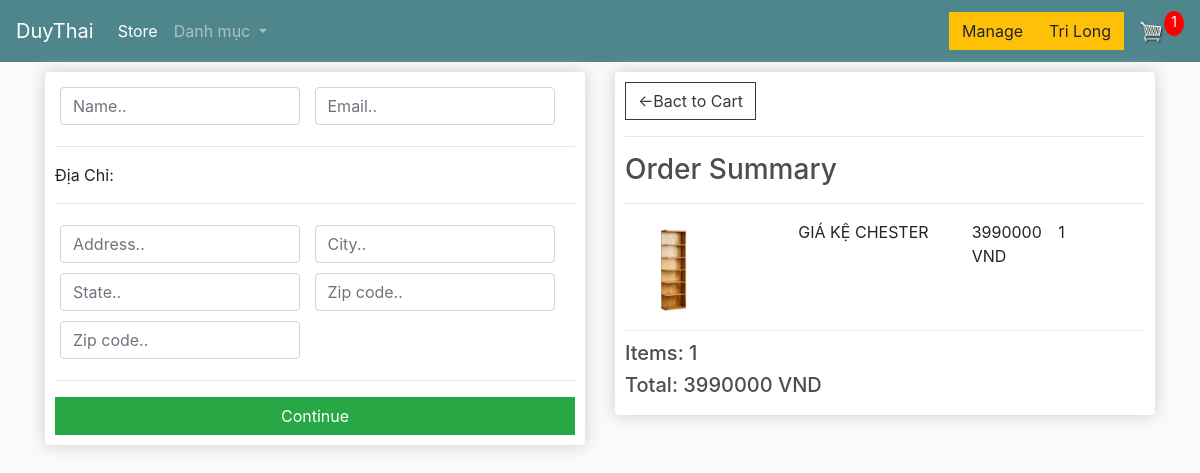
Screenshot of /checkout/ (signed in) with the database file from the repository.
### order/models.py (models this page shows, shortened)
class OrderItem(models.Model):
    product = models.ForeignKey(Product, on_delete=models.SET_NULL,blank=True, null=True)
    order = models.ForeignKey(Order, on_delete=models.SET_NULL,blank=True, null=True)
    quantity = models.IntegerField(default=0, null=True, blank=True)
    date_add = models.DateTimeField(auto_now_add=True)
    @property
    def get_total(self):
        total = self.product.price * self.quantity
        return total

class Order(models.Model):
    customer = models.ForeignKey(Customer, on_delete=models.SET_NULL, blank=True, null=True)
    date_ordered = models.DateTimeField(auto_now_add=True)
    complete = models.BooleanField(default=True, null=True, blank=False)
    transaction_id = models.CharField(max_length=100, null=True)
    @property
    def get_cart_total(self):
        orderitems = self.orderitem_set.all()
        total = sum([item.get_total for item in orderitems])
        return total
    @property
    def get_cart_items(self):
        orderitems = self.orderitem_set.all()
        total = sum([item.quantity for item in orderitems])
        return total
    @property
    def shipping(self):
        shipping = False
        orderitems = self.orderitem_set.all()
        for i in orderitems:
            if i.product.digital == False:
                shipping = True
        return shipping

### store/models.py (models this page shows, shortened)
class Product(models.Model):
    title = models.CharField(default='',max_length=255)
    price  = models.IntegerField(default=0)
    description = models.TextField(default='')
    digital = models.BooleanField(default=False, null=True, blank=False)
    active = models.BooleanField(default=True)
    category = models.ForeignKey(Category, on_delete=models.CASCADE)
    image = models.ImageField(null=True, blank=True)
    @property
    def imageURL(self):
        try:
            url = self.image.url
        except:
            url = ''
        return url

### checkout/views.py (the view)
# urls.py: path('checkout/',include('checkout.urls')),
def checkout(request):
    if request.user.is_authenticated:
        customer = request.user.customer
        order, created = Order.objects.get_or_create(customer=customer, complete=False)
        items = order.orderitem_set.all()
        cartItems = order.get_cart_items
    else:
        items = []
        order = {'get_cart_total': 0, 'get_cart_items': 0, 'shipping': False}
        cartItems = order['get_cart_items']
    context = {'items': items, 'order': order, 'cartItems':cartItems}
    return render(request, 'checkout/checkout.html', context)

### checkout/templates/checkout/checkout.html (shortened to what this page needs)
{% extends 'store/main.html' %}
{% load static %}
{% block content %}
    <div class="row">
        <div class="col-lg-6">
            <div class="box-element">
                <form id="form">
                    <div class="user-info">
                        <div class="form-field">
							<input required class="form-control" type="text" name="name" placeholder="Name..">
						</div>
						<div class="form-field">
							<input required class="form-control" type="email" name="email" placeholder="Email..">
						</div>
                    </div>
                    <div class="shipping-info">
                        <hr>
						<p>Địa Chỉ:</p>
						<hr>
						<div class="form-field">
							<input class="form-control" type="text" name="address" placeholder="Address..">
						</div>
						<div class="form-field">
							<input class="form-control" type="text" name="city" placeholder="City..">
						</div>
						<div class="form-field">
							<input class="form-control" type="text" name="state" placeholder="State..">
						</div>
						<div class="form-field">
							<input class="form-control" type="text" name="zipcode" placeholder="Zip code..">
						</div>
						<div class="form-field">
							<input class="form-control" type="text" name="country" placeholder="Zip code..">
						</div>
                    </div>
                    <hr>
                    <input id="form-button" class="btn btn-success btn-block" type="submit" value="Continue">
                </form>
            </div>
            <br>
        </div>
        <div class="col-lg-6">
            <div class="box-element">
                <a class="btn btn-outline-dark" href="{% url 'cart:cart' %}">&#x2190;Bact to Cart</a>
                <hr>
                <h3>Order Summary</h3>
                <hr>
                {% for item in items %}
                <div class="cart-row">
					<div style="flex:2"><img class="row-image" src="{{ item.product.imageURL }}"></div>
					<div style="flex:2"><p>{{ item.product.title }}</p></div>
					<div style="flex:1"><p>{{ item.product.price }} VND</p></div>
					<div style="flex:1"><p>{{ item.quantity }}</p></div>
                </div>
                {% endfor %}
                <h5>Items: {{ order.get_cart_items }}</h5>
                <h5>Total: {{ order.get_cart_total }} VND</h5>
            </div>
        </div>
    </div>
{% endblock content %}

### store/templates/store/main.html (shortened to what this page needs)
{% load static %}
<!DOCTYPE html>
<html lang="en">
<head>
    <link rel="stylesheet" href="https://cdn.jsdelivr.net/npm/bootstrap@4.5.3/dist/css/bootstrap.min.css">
    <link rel="stylesheet" type="text/css" href="{% static 'css/main.css' %}" >
</head>
<body>
    <nav class="navbar navbar-expand-lg navbar-dark bg-dark">
        <a class="navbar-brand" href="{% url 'store' %}">DuyThai</a>
        <div class="collapse navbar-collapse" id="navbarSupportedContent">
          <ul class="navbar-nav mr-auto">
            <li class="nav-item active">
              <a class="nav-link" href="{% url 'store' %}">Store <span class="sr-only">(current)</span></a>
            </li>
          <li class="nav-item dropdown">
            <a class="nav-link dropdown-toggle" href="#" id="navbarDropdown" role="button" data-toggle="dropdown" aria-haspopup="true" aria-expanded="false">
                Danh mục
            </a>
          </li>
          </ul>
            <div class="form-inline my-2 my-lg-1">
                {% if user.is_authenticated %}
                    <a href=" {% url 'manage' %}"class="btn btn-warning">Manage</a>
                {% endif %}
            </div>
          <div class="form-inline my-2 my-lg-0">
                {% if user.is_authenticated %}
                    <a href=" {% url 'logout' %}"class="btn btn-warning">{{ user.first_name }}</a>
                {% else %}
                    <a href="{% url 'login:login' %}"class="btn btn-warning">Login</a>
                {% endif %}
                <a href="{% url 'cart:cart' %}">
                    <img  id="cart-icon" src="{% static 'store/images/../../../static/images/cart.png' %}"  >
                </a>
                <p id="cart-total">{{ cartItems }}</p>
            </div>
        </div>
    </nav>
    <div class="container">
        {% block content %}
        {% endblock content %}
    </div>
</body>
</html>

### static/css/main.css (style rules this page uses)
body { background-color: hsl(0, 0%, 98%); }
h1,h2,h3,h4,h5,h6 { color:hsl(0, 0%, 30%); }
.box-element { box-shadow:hsl(0, 0%, 80%) 0 0 16px; background-color: #fff; border-radius: 4px; padding: 10px; }
.bg-dark { background-color: #4f868c!important; }
#cart-icon { width:25px; display: inline-block; margin-left: 15px; }
#cart-total { display: block; text-align: center; color:#fff; background-color: red; width: 20px; height: 25px; border-radius: 50%; font-size: 14px; }
.col-lg-4, .col-lg-6, .col-lg-8, .col-lg-12 { margin-top: 10px; }
.btn { border-radius: 0; }
.row-image { width: 100px; }
.form-field { width:250px; display: inline-block; padding: 5px; }
.cart-row { display: flex; align-items: flex-stretch; padding-bottom: 10px; margin-bottom: 10px; border-bottom: 1px solid #ececec; }

### rows the page displays
OrderItem: product.imageURL (picture), product "GIÁ KỆ CHESTER", product.price "3990000", quantity "1"
Order: get_cart_items "1", get_cart_total "3990000"

### other values shown
{{ user.first_name }} "Tri Long"
{{ cartItems }} "1"
